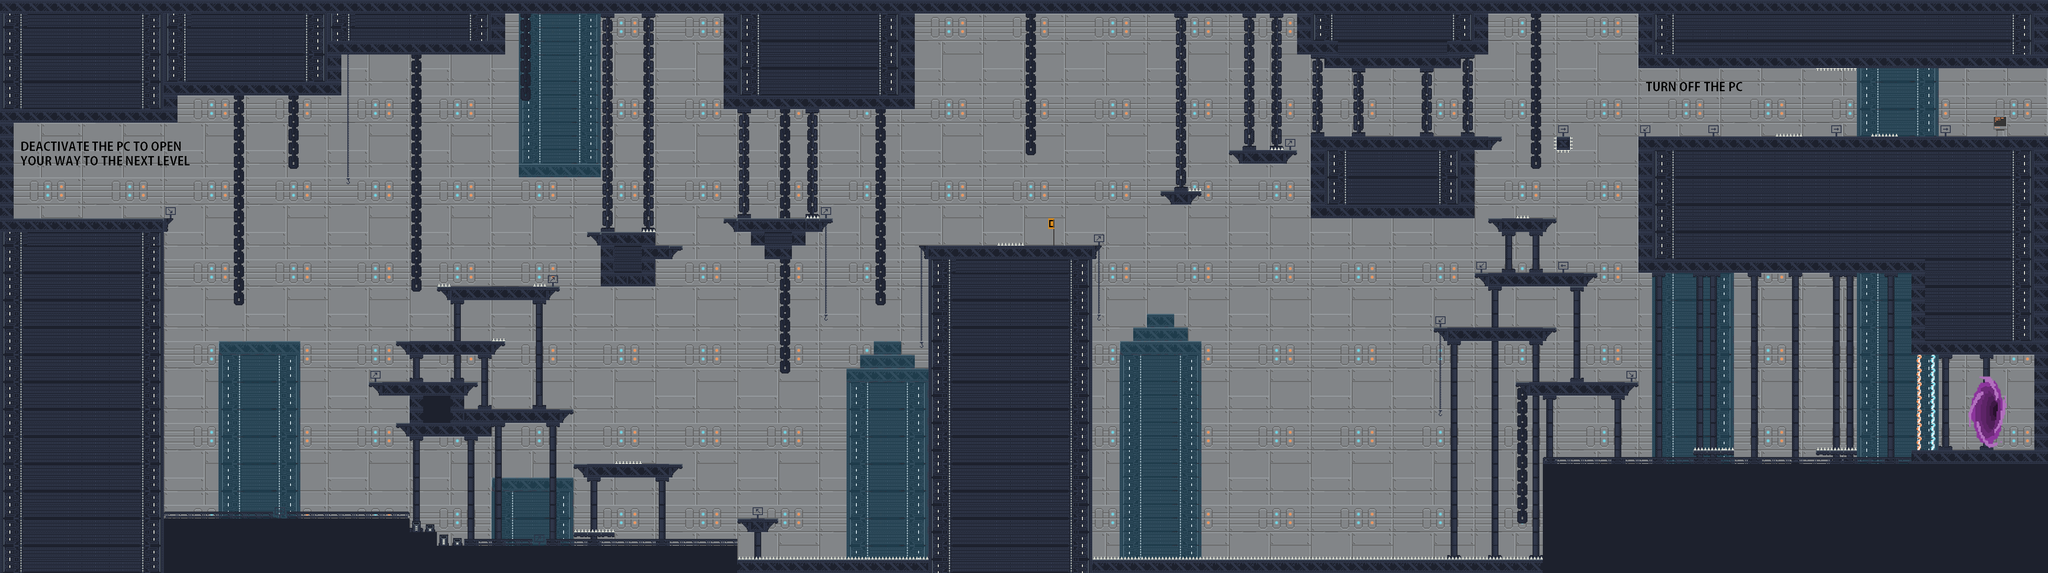

A 2D game scene composited from a Tiled map and its tileset images. What follows is a short description and the map's XML, with each tile layer's data collapsed to a summary:
An orthogonal 150x42 tile map with 32x32 px tiles, 8 tile layers (Background, Parallax, ParallaxDecor, Decor, ...), 1 hidden layer not drawn, 2 tilesets and 134 objects (70x solid, 23x coin, 21x hazard, 5x platform, 4x mecha, ...).

<map version="1.2" tiledversion="1.3.0" orientation="orthogonal" renderorder="right-down" compressionlevel="0" width="150" height="42" tilewidth="32" tileheight="32" infinite="0" nextlayerid="26" nextobjectid="204">
 <properties>
  <property name="P1_PositionX" value="192" />
  <property name="P1_PositionY" value="400" />
  <property name="P2_PositionX" value="182" />
  <property name="P2_PositionY" value="400" />
 </properties>
 <tileset firstgid="1" name="Tutorial Level" tilewidth="32" tileheight="32" tilecount="1024" columns="32">
  <image source="Tutorial Level.png" width="1024" height="1024" />
 </tileset>
 <tileset firstgid="1025" name="metaTiles" tilewidth="32" tileheight="32" tilecount="2" columns="2">
  <image source="metaTiles.png" width="64" height="32" />
 </tileset>
 <layer id="1" name="Background" width="150" height="42">
  <properties>
   <property name="Speed" value="1" />
  </properties>
  <data>[6300 cells, 6300 non-empty, 25 distinct tile ids]</data>
 </layer>
 <layer id="17" name="Parallax" width="150" height="42">
  <properties>
   <property name="Speed" value="0.90" />
  </properties>
  <data>[6300 cells, 586 non-empty, 19 distinct tile ids]</data>
 </layer>
 <layer id="9" name="ParallaxDecor" width="150" height="42">
  <properties>
   <property name="Speed" value="0.75" />
  </properties>
  <data>[6300 cells, 165 non-empty, 9 distinct tile ids]</data>
 </layer>
 <layer id="7" name="Decor" width="150" height="42">
  <properties>
   <property name="Speed" value="1.0" />
  </properties>
  <data>[6300 cells, 442 non-empty, 38 distinct tile ids]</data>
 </layer>
 <layer id="4" name="Platforms" width="150" height="42">
  <properties>
   <property name="Speed" value="1.0" />
  </properties>
  <data>[6300 cells, 2328 non-empty, 36 distinct tile ids]</data>
 </layer>
 <layer id="5" name="Hazards" width="150" height="42">
  <properties>
   <property name="Speed" value="1.0" />
  </properties>
  <data>[6300 cells, 181 non-empty, 53 distinct tile ids]</data>
 </layer>
 <layer id="12" name="Desactivable" width="150" height="42">
  <properties>
   <property name="Speed" value="1.0" />
  </properties>
  <data>[6300 cells, 16 non-empty, 4 distinct tile ids]</data>
 </layer>
 <layer id="6" name="Portal" width="150" height="42">
  <properties>
   <property name="Speed" value="1.0" />
  </properties>
  <data>[6300 cells, 18 non-empty, 18 distinct tile ids]</data>
 </layer>
 <objectgroup id="10" name="End">
  <object id="1" name="Goal" type="goal" x="4672" y="928" width="32" height="96" />
  <object id="119" name="Goal" type="goal" x="1024" y="960" width="32" height="32" />
 </objectgroup>
 <objectgroup id="19" name="Auto-Save">
  <object id="105" name="Checkpoint" type="checkpoint" x="2450.67" y="510.333" width="29" height="63.3333" />
 </objectgroup>
 <objectgroup id="11" name="Respawn">
  <object id="3" name="Origin" type="respawn" x="64" y="416" width="63" height="63" />
 </objectgroup>
 <objectgroup id="13" name="Desactivate">
  <object id="4" name="Lasergate" type="desactivable" x="4480" y="832" width="64" height="224" />
 </objectgroup>
 <objectgroup color="#ff5500" id="22" name="Mecha">
  <object id="144" name="Mecha" type="mecha" x="768" y="1120" width="64" height="96" />
  <object id="148" name="Mecha" type="mecha" x="1856" y="416" width="64" height="96" />
  <object id="154" name="Mecha" type="mecha" x="3328" y="224" width="64" height="96" />
  <object id="158" name="Mecha" type="mecha" x="4192" y="992" width="64" height="96" />
 </objectgroup>
 <objectgroup color="#ffff00" id="25" name="coins">
  <object id="175" name="Coin" type="coin" x="480" y="416" width="32" height="32" />
  <object id="177" name="Coin" type="coin" x="800" y="992" width="32" height="32" />
  <object id="178" name="Coin" type="coin" x="1760" y="1152" width="32" height="32" />
  <object id="180" name="Coin" type="coin" x="1280" y="416" width="32" height="32" />
  <object id="181" name="Coin" type="coin" x="2016" y="320" width="32" height="32" />
  <object id="182" name="Coin" type="coin" x="2080" y="384" width="32" height="32" />
  <object id="183" name="Coin" type="coin" x="2144" y="448" width="32" height="32" />
  <object id="185" name="Coin" type="coin" x="2624" y="384" width="32" height="32" />
  <object id="186" name="Coin" type="coin" x="3744" y="224" width="32" height="32" />
  <object id="187" name="Coin" type="coin" x="3552" y="224" width="32" height="32" />
  <object id="188" name="Coin" type="coin" x="4288" y="224" width="32" height="32" />
  <object id="189" name="Coin" type="coin" x="4736" y="224" width="32" height="32" />
  <object id="190" name="Coin" type="coin" x="3360" y="672" width="32" height="32" />
  <object id="191" name="Coin" type="coin" x="3776" y="800" width="32" height="32" />
  <object id="192" name="Coin" type="coin" x="4128" y="960" width="32" height="32" />
  <object id="194" name="Coin" type="coin" x="4640" y="992" width="32" height="32" />
  <object id="195" name="Coin" type="coin" x="4608" y="992" width="32" height="32" />
  <object id="196" name="Coin" type="coin" x="4576" y="992" width="32" height="32" />
  <object id="197" name="Coin" type="coin" x="4736" y="992" width="32" height="32" />
  <object id="198" name="Coin" type="coin" x="4736" y="960" width="32" height="32" />
  <object id="199" name="Coin" type="coin" x="4736" y="928" width="32" height="32" />
  <object id="201" name="Coin" type="coin" x="256" y="448" width="32" height="32" />
  <object id="203" name="Coin" type="coin" x="128" y="448" width="32" height="32" />
 </objectgroup>
 <objectgroup color="#555500" id="24" name="Alien">
  <object id="150" name="Alien" type="alien" x="1888" y="992" width="64" height="64" />
  <object id="151" name="Alien" type="alien" x="2784" y="576" width="64" height="64" />
  <object id="155" name="Alien" type="alien" x="3200" y="768" width="64" height="64" />
  <object id="156" name="Alien" type="alien" x="3840" y="768" width="64" height="64" />
 </objectgroup>
 <objectgroup id="14" name="Activable">
  <object id="5" name="Activable" type="item" x="4672" y="271" width="32" height="49" />
  <object id="118" name="Activable" type="item" x="992" y="928" width="32" height="64" />
 </objectgroup>
 <objectgroup id="15" name="Colliders">
  <object id="6" name="Ground" type="solid" x="0" y="1216" width="960" height="128.001" />
  <object id="7" name="Ground" type="solid" x="960" y="1248" width="64" height="96" />
  <object id="8" name="Ground" type="solid" x="1024" y="1280" width="704" height="64" />
  <object id="9" name="Ground" type="solid" x="1728" y="1314" width="448" height="30" />
  <object id="10" name="Ground" type="solid" x="2176" y="608" width="384" height="736" />
  <object id="11" name="Ground" type="solid" x="2154" y="576" width="428" height="32.0024" />
  <object id="12" name="Ground" type="solid" x="0" y="576" width="384" height="640" />
  <object id="13" name="Ground" type="solid" x="0" y="512" width="406" height="64" />
  <object id="14" name="Ground" type="solid" x="0" y="0" width="416" height="288" />
  <object id="15" name="Ground" type="solid" x="0" y="288" width="31.9997" height="224" />
  <object id="18" name="Ground" type="solid" x="416" y="0" width="384" height="224" />
  <object id="19" name="Ground" type="solid" x="800" y="0.333333" width="384" height="128" />
  <object id="22" name="Ground" type="solid" x="1184" y="0" width="511.999" height="32" />
  <object id="25" name="Ground" type="solid" x="2144" y="0" width="896" height="32" />
  </objectgroup>
 <objectgroup id="16" name="Hazards">
  <!-- 21 objects omitted --></objectgroup>
 <layer id="21" name="PathfindingCollisions" width="150" height="42" visible="0">
  <properties>
   <property name="Navigation" value="1" />
   <property name="NoDraw" value="1" />
  </properties>
  <data>[6300 cells, 2285 non-empty, 1 distinct tile ids]</data>
 </layer>
</map>
<!-- 82 of 134 objects omitted -->
